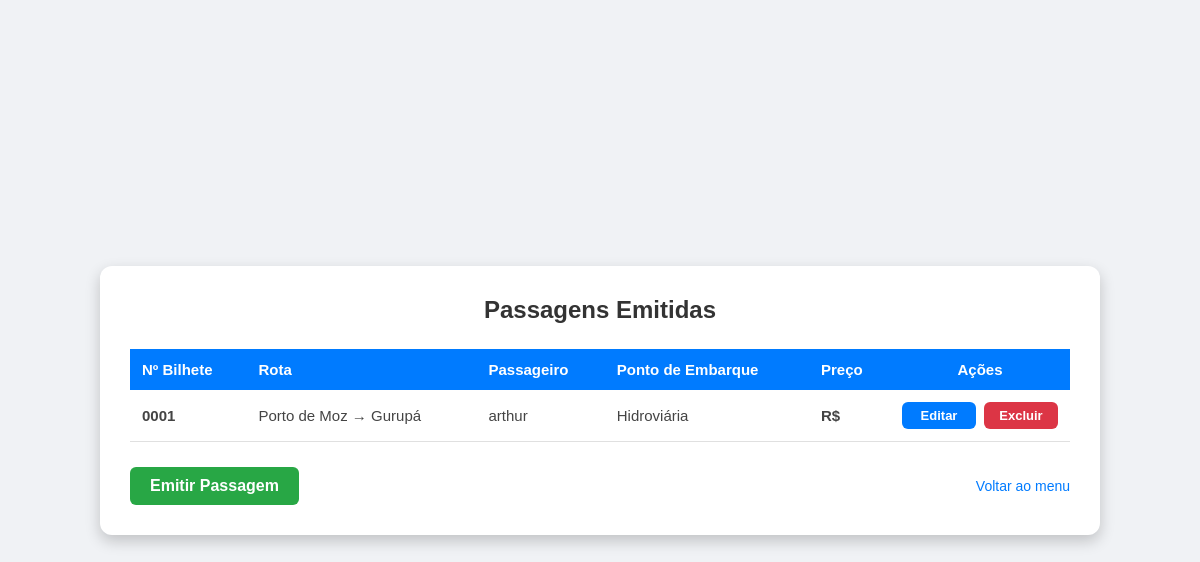
Before: /usuario/passagens/ with the older database file.
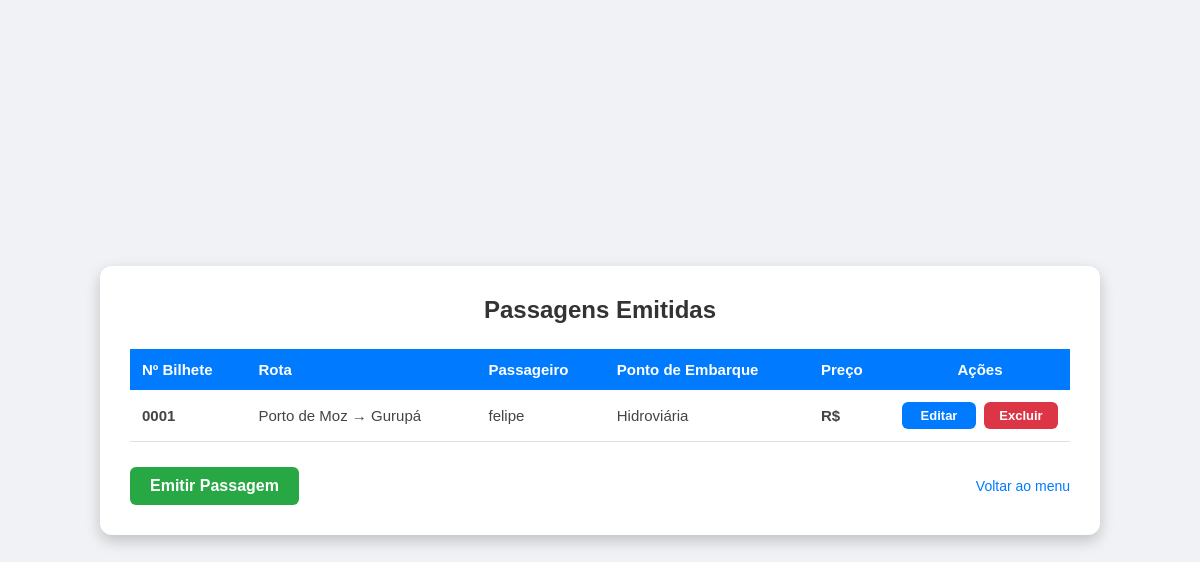
After: the same page with the newer database file.
### Usuario/models.py (models this page shows, shortened)
class Passagem(models.Model):
    rota = models.ForeignKey(Rotas, on_delete=models.CASCADE, verbose_name="Rota")
    passageiro = models.ForeignKey(Usuario, on_delete=models.CASCADE, verbose_name="Passageiro")
    numero_bilhete = models.CharField(max_length=50, blank=True, unique=True, verbose_name="Número do Bilhete")
    ponto_embarque = models.CharField(max_length=255, verbose_name="Ponto de Embarque")
    preco = models.DecimalField(max_digits=10, decimal_places=2, verbose_name="Preço (R$)")

class Usuario(AbstractUser):  # Alterado de models.Model para AbstractUser
    TIPO_CHOICES = [
        ('cliente', 'Passageiro'),
        ('guiche', 'Guichê / Operador'),
        ('administrador', 'Administrador'),
    ]
    nome = models.CharField(max_length=100)
    tipo_de_usuario = models.CharField(max_length=50, choices=TIPO_CHOICES)
    celular = models.CharField(max_length=20)

class Rotas(models.Model):
    ponto_de_partida = models.CharField(max_length=100)
    ponto_de_chegada = models.CharField(max_length=100)
    dias_da_semana = models.CharField(max_length=50)
    horario_saida = models.TimeField()
    def __str__(self): return f"{self.ponto_de_partida} → {self.ponto_de_chegada}"

### Usuario/views.py (the view)
# urls.py: path('passagens/', views.listar_passagens, name='listar_passagens'),
def listar_passagens(request):
    passagens = Passagem.objects.all()
    return render(request, "Usuario/listar_passagens.html", {"passagens": passagens})

### Usuario/templates/Usuario/listar_passagens.html (shortened to what this page needs)
{% load static %}
<link rel="stylesheet" href="{% static 'Usuario/css/estilo.css' %}">
<!DOCTYPE html>
<html lang="pt-br">
<head>
    <link rel="stylesheet" href="{% static 'Usuario/css/estilo.css' %}?v=21">
</head>
<body>
    <div class="caixa larga">
        <h1>Passagens Emitidas</h1>
        <table>
            <thead>
                <tr>
                    <th>Nº Bilhete</th>
                    <th>Rota</th>
                    <th>Passageiro</th>
                    <th>Ponto de Embarque</th>
                    <th>Preço</th>
                    <th style="text-align: center; width: 180px;">Ações</th>
                </tr>
            </thead>
            <tbody>
                {% for passagem in passagens %}
                <tr>
                    <td><strong>{{ passagem.numero_bilhete }}</strong></td>
                    <td>{{ passagem.rota }}</td>
                    <td>{{ passagem.passageiro.nome }}</td>
                    <td>{{ passagem.ponto_embarque }}</td>
                    <td><strong>R$ {{ passagem.preco|floatformat:2 }}</strong></td>
                    <td>
                        <div style="display: flex; gap: 8px; justify-content: center;">
                            <a href="{% url 'editar_passagem' passagem.id %}"
                               class="btn-acao btn-azul" style="padding: 6px 12px; font-size: 13px;">Editar</a>
                            <a href="{% url 'excluir_passagem' passagem.id %}"
                               class="btn-acao btn-vermelho"
                               style="padding: 6px 12px; font-size: 13px;"
                               onclick="return confirm('Tem certeza que deseja cancelar/excluir esta passagem?');">Excluir</a>
                        </div>
                    </td>
                </tr>
                {% empty %}
                <tr>
                    <td colspan="6" class="sem-dados">Nenhuma passagem emitida até o momento.</td>
                </tr>
                {% endfor %}
            </tbody>
        </table>
        <div class="rodape-botoes">
            <a href="{% url 'cadastrar_passagem' %}" class="btn-acao btn-verde" style="width: auto; padding: 10px 20px;">Emitir Passagem</a>
            <a href="{% url 'menu' %}" class="link-padrao" style="width: auto; margin: 0;">Voltar ao menu</a>
        </div>
    </div>
</body>
</html>

Changed rows visible on the page:
changed Passagem "Hidroviária": passageiro.nome "arthur" → "felipe"
